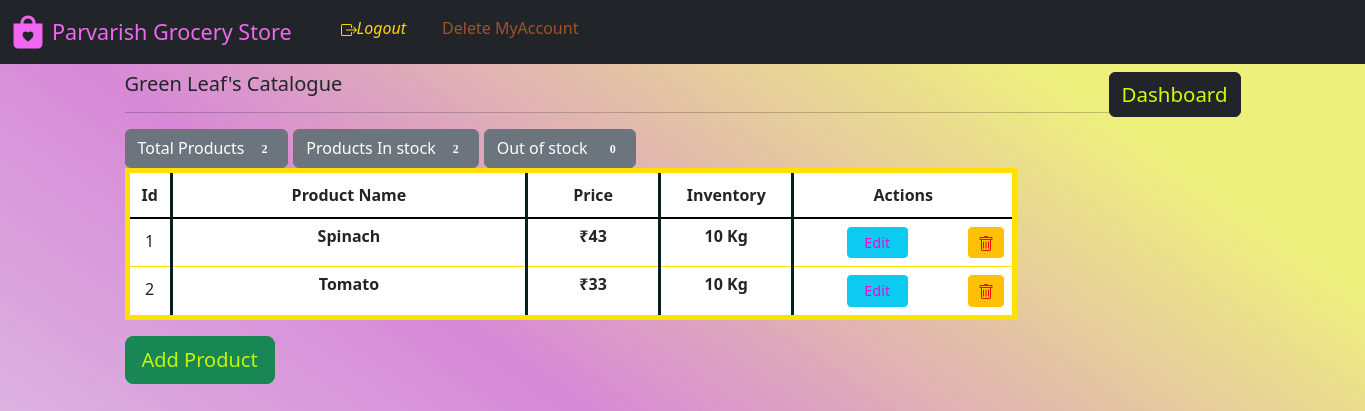
/manager_dash/category_catalog/1 (signed in), run on the app's committed database.
### website/model.py (models this page shows)
class Category(db.Model):
    category_Name = db.Column(db.String(), nullable=False, unique=True)
    category_Id = db.Column(db.Integer(), primary_key=True)
    description = db.Column(db.String())
    managedBy_Id = db.Column(db.Integer(), db.ForeignKey('store.id'))
    catalog = db.relationship('Product', backref='parent')

class Product(db.Model):
    product_id = db.Column(db.Integer(), primary_key=True)
    product_Name = db.Column(db.String(), nullable=False)
    metric_Unit = db.Column(db.String(), nullable=False)
    rate = db.Column(db.Integer(), nullable=False)
    rate_perUnit = db.Column(db.String(), nullable=False)
    stock = db.Column(db.Integer(), nullable=False)
    category_Id = db.Column(db.String(), db.ForeignKey('category.category_Id'))

### website/views.py (the view)
@login_required
@Views.route('/manager_dash/category_catalog/<int:id>')
def Category_catalog(id):
    manager_id = session['id']
    manager = Store.query.get(manager_id)
    category = Category.query.get(id)
    products = category.catalog
    produce = Product.query.filter(Product.category_Id == id).all()
    m = 0
    for pro in produce:
        if pro.stock > 0:
            m += 1
    return render_template('category_catalog.html', name=category.category_Name, category_id=category.category_Id, products=products, product_instock=m)

### website/auth.py (called while the page is built)
@App.login_manager.user_loader
def load_customer(id):
    if id is not None:
        return Customer.query.get(int(id))
    return None

### website/templates/category_catalog.html (shortened to what this page needs)
{% extends "base.html" %} {% block title %}Add New Product{% endblock %}{% block
logout %}
<span
              id="logout"
              style="display: block inline-block; width: 600px"
            >
              <span style="margin: auto"
                ><i
                  ><a
                    class="nav-item nav-link"
                    style="float: left; color: rgb(255, 215, 0)"
                    href="/logout"
                    style="display: block; width: 10%; margin-left: 0px"
                    >Logout</a
                  ></i
                ></span
              ><span style="margin: auto"
                ><a
                  class="nav-item nav-link"
                  style="
                    float: left;
                    color: rgb(160, 82, 45);
                    width: 60%;
                    margin-left: 20px;
                  "
                  href="/delete_account/{{id}}"
                  onclick="return confirm('Are you sure you want to delete the account?');"
                  >Delete MyAccount</a
                ></span
              ></span
            >
{% endblock %} {% block content %}<section>
<h5>
  <span style="float: left">{{ name }}'s Catalogue </span>
</h5>
<h6>
  <span style="float: right"
    ><a class="btn btn-dark" style="color: rgb(216, 249, 1); font-size: 1.5vw;text-decoration: none;" href="{{ url_for('views.Dash_manager') }}">Dashboard</a></span
  >
</h6>
<br />
<hr /></section>
<section>
{% if products|length == 0 %}
  <div class="alert alert-warning" role="alert">
    <p>No Product found.</p>
    Press
    <a class="btn btn-dark btn-sm"
      href="/manager_dash/category_create/{{ category_id }}"
      class="alert-link"
      style="
        color: rgb(153, 43, 226);
          padding: 10px 10px; text-decoration: none;
      "
      >'Add Product'</a
    >
    to add a new product in this catefory
  </div>
  {% else %}
  <div><span>
  <button type="button" STYLE="font-family:'Verdana',margin-left = 5px;"class="btn btn-secondary">
    Total Products <span STYLE="font-family:'Verdana';margin-left :5px;" class="badge badge-light">{{ products|length }}</span>
  </button></span><span STYLE="margin-left: 5px;"><button type="button" STYLE="font-family:'Verdana',margin-left = 5px;"class="btn btn-secondary">
    Products In stock <span STYLE="font-family:'Verdana';margin-left : 5px;" class="badge badge-light">{{ product_instock }}</span>
  </button></span>
  <span><button type="button" STYLE="font-family:'Verdana',margin-left = 5px;"class="btn btn-secondary">
    Out of stock <span STYLE="font-family:'Verdana';margin-left : 10px" class="badge badge-light">{{ products|length - product_instock }}</span>
  </button></span>
  </div>
  <table
  class="table table-hover"
    style="
      border: 5px solid rgb(255, 225, 0);
      width: 80%;
    "
  ><thead class="thead-dark">
    <tr align="center" style="border-bottom: 2px solid black">
      <th
        style="
          padding: 10px 10px;
          width: 5%;
          border-right: 3px solid rgb(3, 33, 31);
        "
      >
        Id
      </th>
      <th
        style="
          border-right: 3px solid rgb(3, 33, 31);
          padding: 10px 10px;
          width: 40%;
        "
      >
        Product Name
      </th>
      <th
        style="
          border-right: 3px solid rgb(3, 33, 31);
          padding: 10px 10px;
          width: 15%;
        "
      >
        Price
      </th>
      <th
        style="
          border-right: 3px solid rgb(3, 33, 31);
          padding: 10px 10px;
          width: 15%;
        "
      >
        Inventory
      </th>
      <th style=" padding: 10px 10px; width: 35%" colspan="2">
        Actions
      </th>
    </tr></thead>
    {% for variety in products %}
    <tbody>
    <tr align="center" style="width: 100%">
      <td style="padding: 10px; border-right: 3px solid rgb(3, 33, 31)">
        {{ variety.product_id }}
      </td>
      <td
        style=" padding: 5px; border-right: 3px solid rgb(3, 33, 31)"
      >
        <strong
          >{{ variety.product_Name }}
          </strong
        >
      </td>
      <td
        style=" padding: 5px; border-right: 3px solid rgb(3, 33, 31)"
      >
        <strong
          >&#8377;{{ variety.rate}}
          </strong
        >
      </td>
      {% if variety.stock == 0 %}
      <td class="table-danger"
        style=" padding: 5px; border-right: 3px solid rgb(3, 33, 31)"
      >
        <strong
          >{{ variety.stock }} {{ variety.metric_Unit }}
          </strong
        >
      </td>
      {% else %}
      <td
        style=" padding: 5px; border-right: 3px solid rgb(3, 33, 31)"
      >
        <strong
          >{{ variety.stock }} {{ variety.metric_Unit }}
          </strong
        >
      </td>
      {% endif %}
      <td >
        <a class="btn btn-info btn-sm" style="width:41%;color:rgb(246, 5, 218);font-size: 0.9em"  href="/manager_dash/update_item/{{ variety.product_id }}"
          >Edit</a
        >
      </td>
      <td >
        <a class="btn btn-warning btn-sm"  onclick="return confirm('Are you sure to delete?')" style="width:100%; color: red;text-decoration: none;font-size: 0.9em"  href="/manager_dash/delete_product/{{ variety.product_id }}"></a>
      </td>
    </tr></tbody>
    {% endfor %}
  </table>
  <strong><a align=center class="btn btn-success btn-lg" style="color:rgb(198, 246, 4)" href="/manager_dash/category_create/{{ category_id }}" style="text-decoration: none;"
    >Add Product</a
  ></strong>
  <br></br>
  {% endif %}
</div></section>
{% endblock %}

### website/templates/base.html (style rules this page uses)
html { scroll-behavior: smooth; }
body { height: 1000px; background: linear-gradient( 35deg, #e2ecec 0%, #d789d7 51%, #eef07d 85% ); }

### data on the page
Category: category_Name "Green Leaf"
Product: product_id "1", product_Name "Spinach", rate "43", stock "10", metric_Unit "Kg"
Product: product_id "2", product_Name "Tomato", rate "33", stock "10", metric_Unit "Kg"

### other printed values
{{ products|length }} "2"
{{ product_instock }} "2"
{{ products|length - product_instock }} "0"
